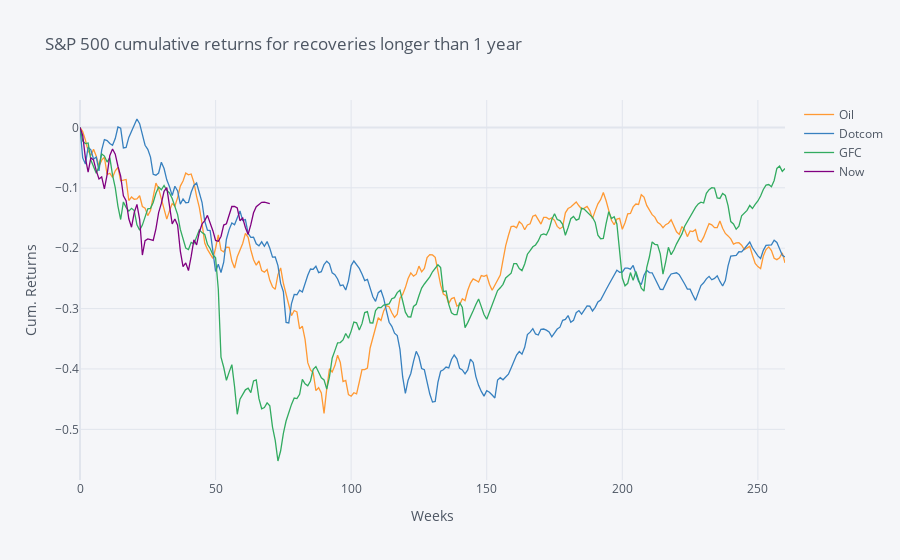

Notebook cell for this chart:
### Code cell
# PLOT WITH SLIDERS
import cufflinks as cf
from plotly.offline import download_plotlyjs, init_notebook_mode, plot, iplot
init_notebook_mode(connected = True)
cf.go_offline()
import chart_studio.plotly as py
df.iplot(kind = 'line', yTitle = 'Cum. Returns', xTitle = 'Weeks', title = 'S&P 500 cumulative returns for recoveries longer than 1 year')

### Figure 1 — Plotly figure (JSON) as saved in the notebook; plotly's stock layout.template omitted (floating-point values rounded to 4 significant figures; data arrays with more than 128 entries replaced by an {"elided": "..."} marker saying what was removed)
{"data": [{"line": {"color": "rgba(255, 153, 51, 1.0)", "dash": "solid", "shape": "linear", "width": 1.3}, "mode": "lines", "name": "Oil", "text": "", "type": "scatter", "x": {"elided": "261 int values"}, "y": {"elided": "261 float values"}}, {"line": {"color": "rgba(55, 128, 191, 1.0)", "dash": "solid", "shape": "linear", "width": 1.3}, "mode": "lines", "name": "Dotcom", "text": "", "type": "scatter", "x": {"elided": "261 int values"}, "y": {"elided": "261 float values"}}, {"line": {"color": "rgba(50, 171, 96, 1.0)", "dash": "solid", "shape": "linear", "width": 1.3}, "mode": "lines", "name": "GFC", "text": "", "type": "scatter", "x": {"elided": "261 int values"}, "y": {"elided": "261 float values"}}, {"line": {"color": "rgba(128, 0, 128, 1.0)", "dash": "solid", "shape": "linear", "width": 1.3}, "mode": "lines", "name": "Now", "text": "", "type": "scatter", "x": {"elided": "261 int values"}, "y": {"elided": "261 mixed values"}}], "layout": {"legend": {"bgcolor": "#F5F6F9", "font": {"color": "#4D5663"}}, "paper_bgcolor": "#F5F6F9", "plot_bgcolor": "#F5F6F9", "title": {"font": {"color": "#4D5663"}, "text": "S&P 500 cumulative returns for recoveries longer than 1 year"}, "xaxis": {"gridcolor": "#E1E5ED", "showgrid": true, "tickfont": {"color": "#4D5663"}, "title": {"font": {"color": "#4D5663"}, "text": "Weeks"}, "zerolinecolor": "#E1E5ED"}, "yaxis": {"gridcolor": "#E1E5ED", "showgrid": true, "tickfont": {"color": "#4D5663"}, "title": {"font": {"color": "#4D5663"}, "text": "Cum. Returns"}, "zerolinecolor": "#E1E5ED"}}}
